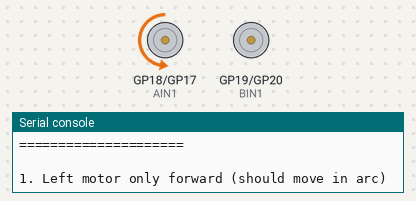
A program run on a simulated Raspberry Pi Pico running MicroPython. On the bench: motor-driver pin pairs drawn as motors (green arrow = first pin HIGH = forward, orange = second pin HIGH = backward, longer = more drive, scaled by the enable pin), the last lines printed to the serial console. At 23.0 s the program stops and its outputs stay as they are.

Above: at 0.1 s.
At 4.1 s:
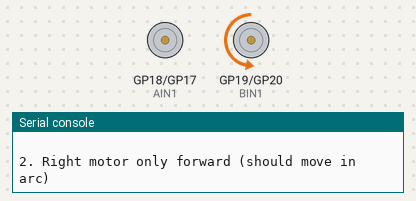
At 12.1 s:
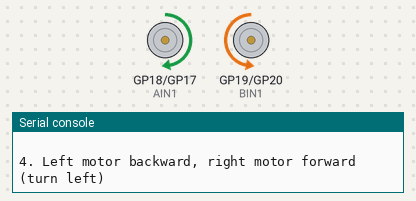
At 23.1 s:
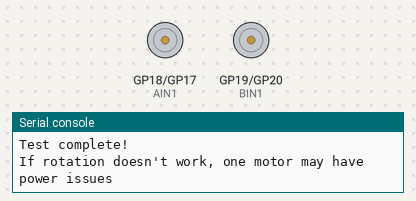
Timing chart, 0 to 24.5 s (numbered marks = the images above):
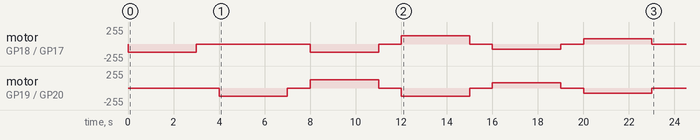

Measured:
- by itself, motor on GP19 (BIN1) / GP20 (BIN2): stopped → backward 127/255 at 4.0 s, → stopped 3.0 s later, → forward 127/255 1.0 s later, → stopped 3.0 s later, … (10 changes in this stretch)
- by itself, motor on GP18 (AIN1) / GP17 (AIN2): stopped → backward 127/255 at 0.00 s, → stopped 3.0 s later, → backward 127/255 5.0 s later, → stopped 3.0 s later, … (10 changes in this stretch)

The program:

motor_alternate_test.py
```python
from Motor import PicoGo
import time

M = PicoGo()

print("Alternating Motor Test")
print("=====================")

# Use setMotor to control each motor independently
print("\n1. Left motor only forward (should move in arc)")
M.setMotor(50, 0)
time.sleep(3)
M.stop()
time.sleep(1)

print("\n2. Right motor only forward (should move in arc)")
M.setMotor(0, 50)
time.sleep(3)
M.stop()
time.sleep(1)

print("\n3. Left motor forward, right motor backward (turn right)")
M.setMotor(50, -50)
time.sleep(3)
M.stop()
time.sleep(1)

print("\n4. Left motor backward, right motor forward (turn left)")
M.setMotor(-50, 50)
time.sleep(3)
M.stop()
time.sleep(1)

print("\n5. Using right() method")
M.right(30)
time.sleep(3)
M.stop()
time.sleep(1)

print("\n6. Using left() method")
M.left(30)
time.sleep(3)
M.stop()

print("\nTest complete!")
print("If rotation doesn't work, one motor may have power issues")
```

Motor.py
```python
from machine import Pin, PWM
import time

class PicoGo(object):
    def __init__(self):
        self.PWMA = PWM(Pin(16))
        self.PWMA.freq(1000)
        self.AIN2 = Pin(17, Pin.OUT)
        self.AIN1 = Pin(18, Pin.OUT)
        self.BIN1 = Pin(19, Pin.OUT)
        self.BIN2 = Pin(20, Pin.OUT)
        self.PWMB = PWM(Pin(21))
        self.PWMB.freq(1000)
        self.stop()

    def forward(self,speed):
        if((speed >= 0) and (speed <= 100)):
            self.PWMA.duty_u16(int(speed*0xFFFF/100))
            self.PWMB.duty_u16(int(speed*0xFFFF/100))
            self.AIN2.value(1)
            self.AIN1.value(0)
            self.BIN2.value(1)
            self.BIN1.value(0)

    def backward(self,speed):
        if((speed >= 0) and (speed <= 100)):
            self.PWMA.duty_u16(int(speed*0xFFFF/100))
            self.PWMB.duty_u16(int(speed*0xFFFF/100))
            self.AIN2.value(0)
            self.AIN1.value(1)
            self.BIN2.value(0)
            self.BIN1.value(1)

    def left(self,speed):
        if((speed >= 0) and (speed <= 100)):
            self.PWMA.duty_u16(int(speed*0xFFFF/100))
            self.PWMB.duty_u16(int(speed*0xFFFF/100))
            self.AIN2.value(0)
            self.AIN1.value(1)
            self.BIN2.value(1)
            self.BIN1.value(0)

    def right(self,speed):
        if((speed >= 0) and (speed <= 100)):
            self.PWMA.duty_u16(int(speed*0xFFFF/100))
            self.PWMB.duty_u16(int(speed*0xFFFF/100))
            self.AIN2.value(1)
            self.AIN1.value(0)
            self.BIN2.value(0)
            self.BIN1.value(1)

    def stop(self):
        self.PWMA.duty_u16(0)
        self.PWMB.duty_u16(0)
        self.AIN2.value(0)
        self.AIN1.value(0)
        self.BIN2.value(0)
        self.BIN1.value(0)

    def setMotor(self, left, right):
        if((left >= 0) and (left <= 100)):
            self.AIN1.value(0)
            self.AIN2.value(1)
            self.PWMA.duty_u16(int(left*0xFFFF/100))
        elif((left < 0) and (left >= -100)):
            self.AIN1.value(1)
            self.AIN2.value(0)
            self.PWMA.duty_u16(-int(left*0xFFFF/100))
        if((right >= 0) and (right <= 100)):
            self.BIN2.value(1)
            self.BIN1.value(0)
            self.PWMB.duty_u16(int(right*0xFFFF/100))
        elif((right < 0) and (right >= -100)):
            self.BIN2.value(0)
            self.BIN1.value(1)
            self.PWMB.duty_u16(-int(right*0xFFFF/100))

if __name__=='__main__':
    import utime

    M = PicoGo()
    M.forward(50)
    utime.sleep(0.5)
    M.backward(50)
    utime.sleep(0.5)
    M.left(30)
    utime.sleep(0.5)
    M.right(30)
    utime.sleep(0.5)
    M.stop()
```
